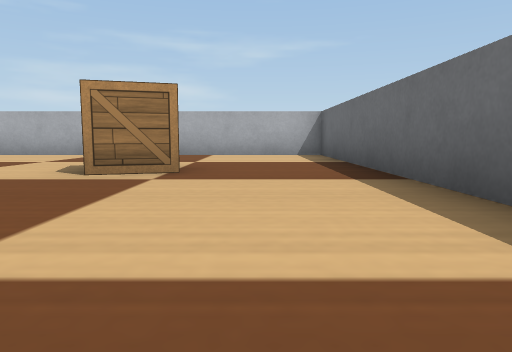
view 1 (above)

16 first-person views from a walk through a world built for the Webots simulator. The camera is 0.04 m above the floor, tilts 6° down and sees 70° across. The floor is counted in squares, 0.1 m on a side. Each view is taken from the middle of a square. On the plan, view 1 faces up. The plan holds only what a view shows up to about 9 squares ahead; the rest is blank. The robots in the file are not drawn. Simple shapes and patterns stand in for the simulator's stock objects.

view 2
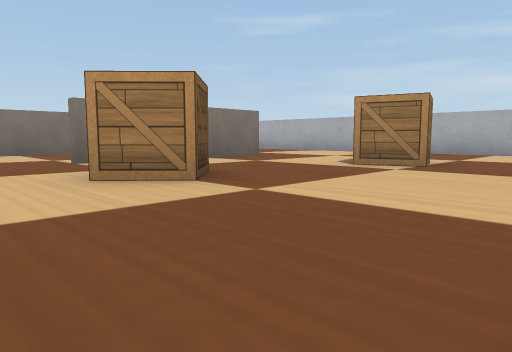

view 3
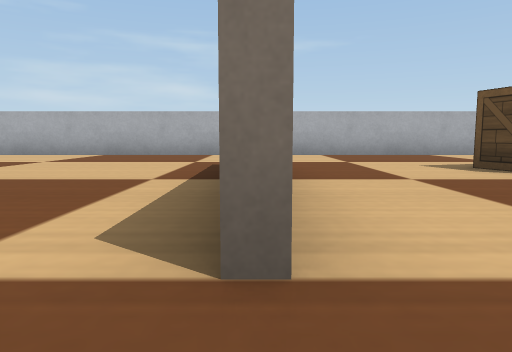

view 4
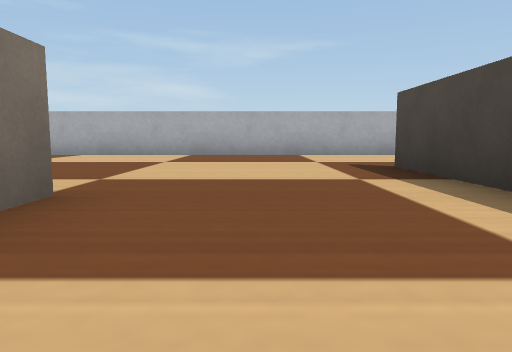

view 5
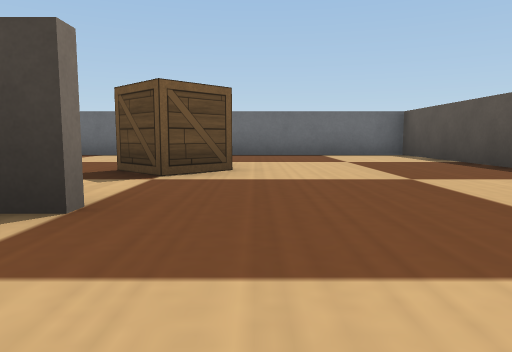

view 6
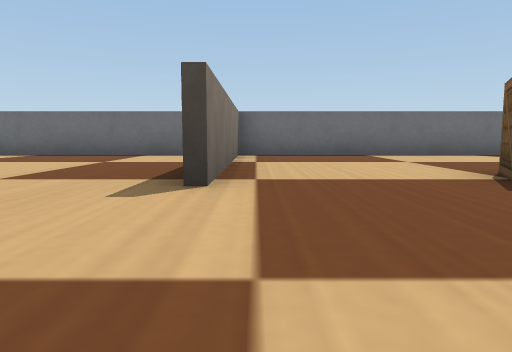

view 7
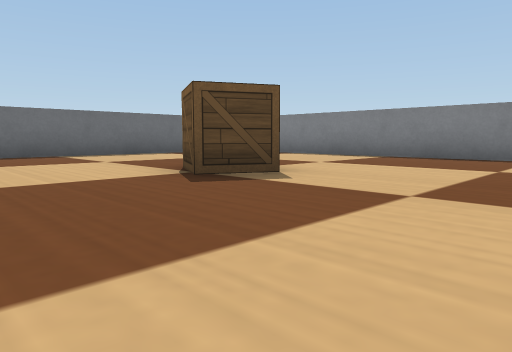

view 8
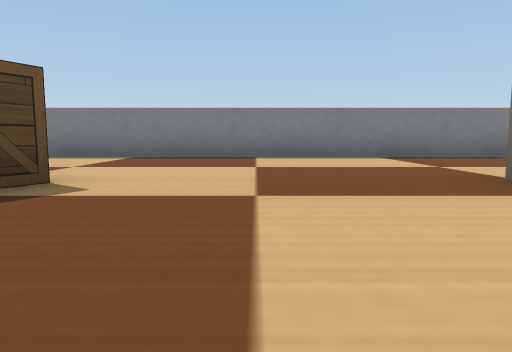

view 9
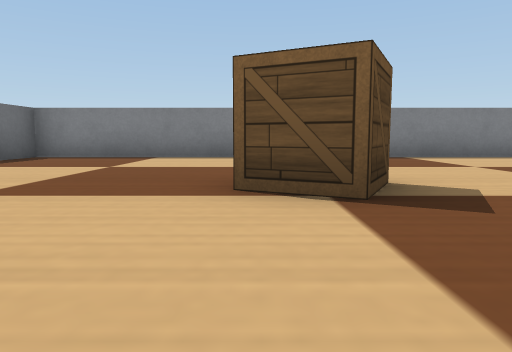

view 10
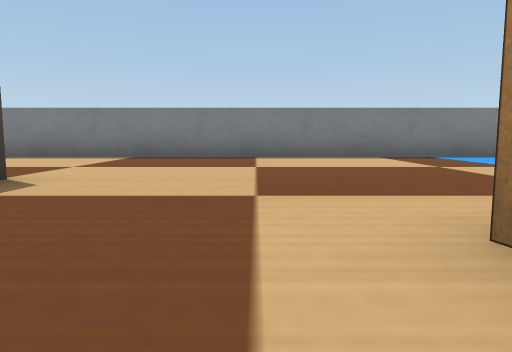

view 11
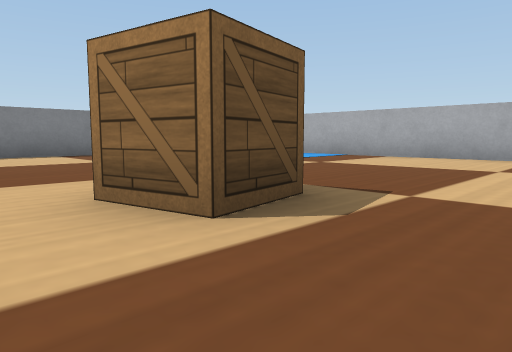

view 12
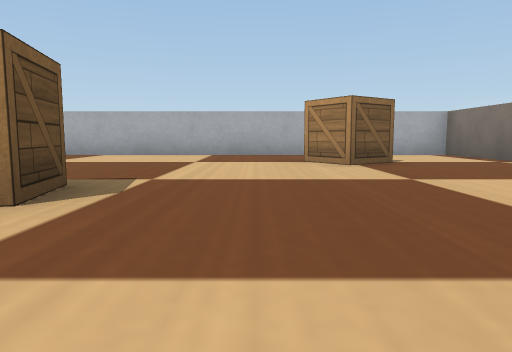

view 13
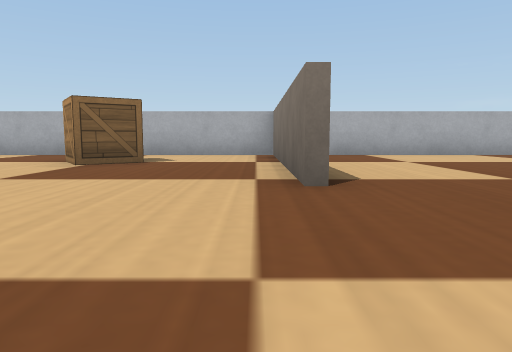

view 14
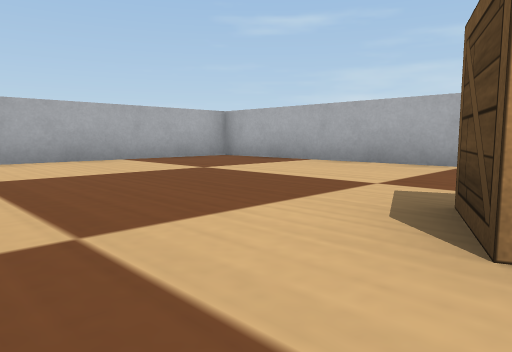

view 15
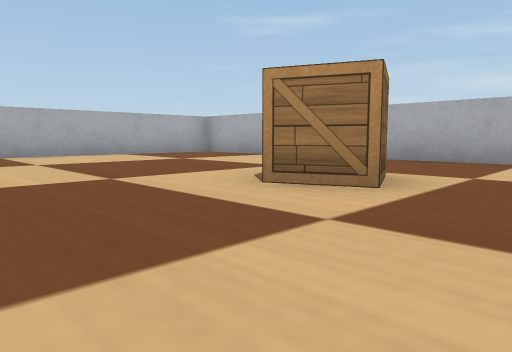

view 16
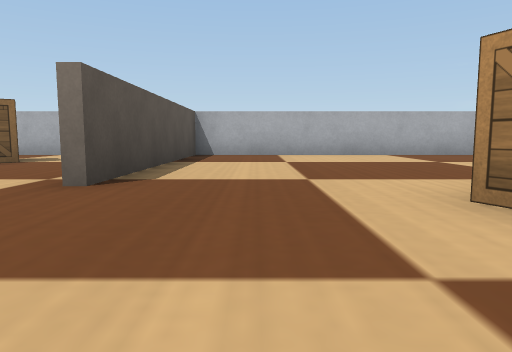

### Floor plan
Points are (right, up) in squares from view 1. A wall is a line through its corners. A room is listed if a view was taken in it or the views show most of it. See-through windows are left out.
Room 1 (views 1, 2, 3, 4, 5, 6, 7, 8, 9, 10, 11, 12, 13, 14, 15, 16)
walls: (-5.1, 0.9) (-5.1, 5); (-8.4, 2.5) (-8.4, 0.6); (-2.2, -3.4) (1.5, -3.4); (-13, 1.4) (-18.5, 1.4); (-4.9, 5) (-4.9, 3.5); (1.4, -3.6) (-4, -3.6); (-18.5, 1.6) (-13, 1.6); (-16, -11.5) (1.5, -11.5) (1.5, 8.5) (-18.5, 8.5) (-18.5, -8.4)
objects: wooden box (-16, -2) to (-16, -1); wooden box (-13, -5) to (-12, -5); wooden box (-12, 5); wooden box (-4, -7) to (-3, -7); wooden box (-3, 1) to (-2, 1); wooden box (-2, 4) to (-1, 5)

Where each view was taken, in squares from view 1:
view 1: 0 up, 0 right, facing up
view 2: 1 down, 1 right, facing up-left
view 3: 0 up, 5 left, facing up
view 4: 0 up, 7 left, facing up
view 5: 0 up, 7 left, facing right
view 6: 4 down, 7 left, facing right
view 7: 4 down, 7 left, facing down-right
view 8: 4 down, 6 left, facing down
view 9: 4 down, 3 left, facing down
view 10: 4 down, 11 left, facing down
view 11: 3 down, 11 left, facing down-left
view 12: 3 down, 10 left, facing left
view 13: 1 up, 10 left, facing left
view 14: 3 up, 12 left, facing up-left
view 15: 2 up, 10 left, facing up-left
view 16: 3 up, 10 left, facing left
